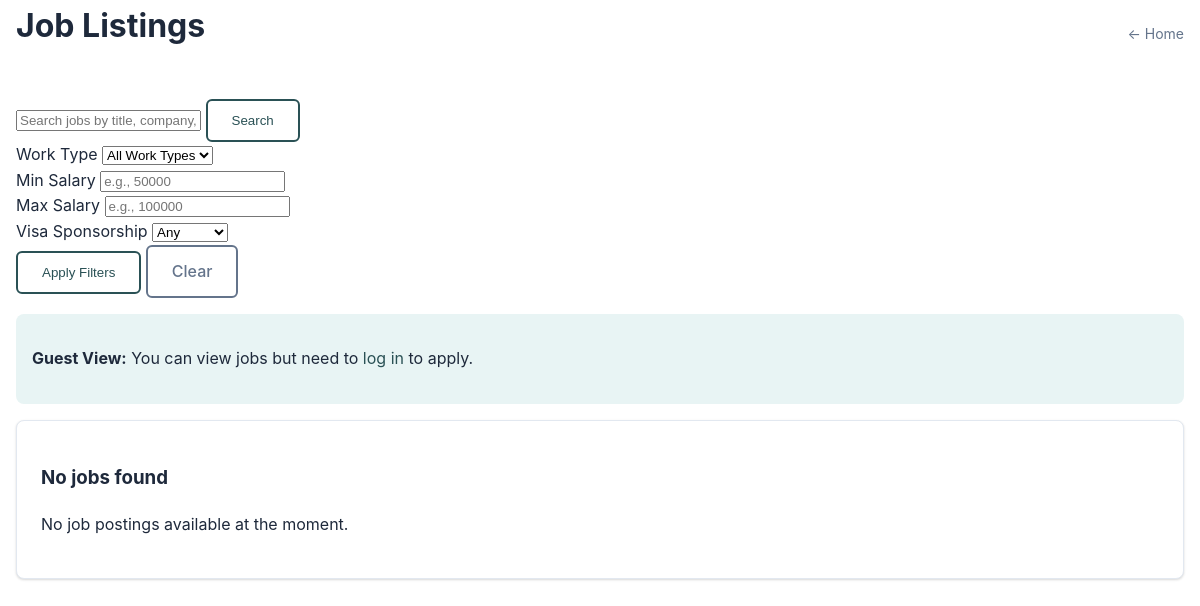
The app's page /jobs/, older data.
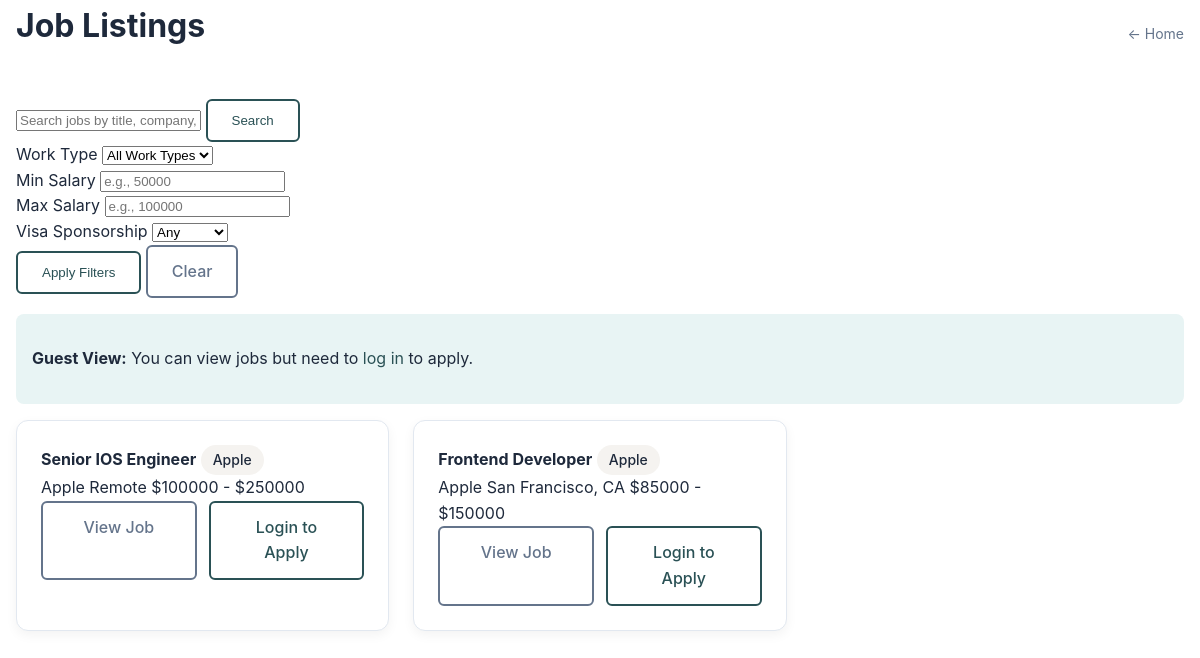
The same page, newer data.
### jobs/models.py (models this page shows, shortened)
class JobPosting(models.Model):
    id = models.AutoField(primary_key = True)
    title = models.CharField(max_length=100)
    description = models.TextField()
    skills_required = models.TextField()
    location = models.CharField(max_length=100)  # address string (used by the map)
    salary_min = models.DecimalField(max_digits=10, decimal_places=2)
    salary_max = models.DecimalField(max_digits=10, decimal_places=2)
    remote = models.BooleanField(default=False)
    visa_sponsorship = models.BooleanField(default=False)
    recruiter = models.ForeignKey('accounts.Recruiter', on_delete=models.CASCADE)
    is_draft = models.BooleanField(default=False)
    is_closed = models.BooleanField(default=False)
    created_at = models.DateTimeField(auto_now_add=True, null=True, blank=True)
    updated_at = models.DateTimeField(auto_now=True, null=True, blank=True)

### accounts/models.py (models this page shows, shortened)
class Recruiter(models.Model):
    user = models.OneToOneField('auth.User', on_delete=models.CASCADE,
                                primary_key=True)
    first_name = models.CharField(max_length=30)
    last_name = models.CharField(max_length=30)
    company_name = models.CharField(max_length=50, blank=True, null=True)
    location = models.CharField(max_length=100, blank=True, null=True)

### jobs/views.py (the view, shortened to what this page needs)
# urls.py: path('', views.index, name = 'accounts.index'),
def index(request):
    search_term = request.GET.get('search')
    work_type = request.GET.get('work_type')
    location = request.GET.get('location')
    salary_min = request.GET.get('salary_min')
    salary_max = request.GET.get('salary_max')
    visa_sponsorship = request.GET.get('visa_sponsorship')
    my_jobs = request.GET.get('my_jobs')  # Filter for recruiter's own jobs
    job_postings = JobPosting.objects.filter(is_draft=False, is_closed=False)
    if search_term:
        job_postings = job_postings.filter(
            models.Q(title__icontains=search_term) |
            models.Q(recruiter__company_name__icontains=search_term) |
            models.Q(skills_required__icontains=search_term)
        )
    if work_type == 'remote':
        job_postings = job_postings.filter(remote=True)
    elif work_type == 'onsite':
        job_postings = job_postings.filter(remote=False)
    elif work_type == 'hybrid':
        pass  # No additional filtering needed
    if location and work_type in ['onsite', 'hybrid']:
        job_postings = job_postings.filter(location__icontains=location)
    if salary_min:
        try:
            job_postings = job_postings.filter(salary_max__gte=float(salary_min))
        except ValueError:
            pass
    if salary_max:
        try:
            job_postings = job_postings.filter(salary_min__lte=float(salary_max))
        except ValueError:
            pass
    if visa_sponsorship == 'true':
        job_postings = job_postings.filter(visa_sponsorship=True)
    user_type = None
    applied_job_ids = []
    template_data = {
        'title': 'HireMap - Jobs',
        'job_postings': job_postings,
        'user_type': user_type,
        'search_term': search_term,
        'work_type': work_type,
        'location': location,
        'applied_job_ids': applied_job_ids,
        'my_jobs': my_jobs == 'true' if my_jobs else False
    }
    return render(request, 'jobs/index.html', {'template_data': template_data})

### jobs/templates/jobs/index.html (shortened to what the changed rows need)
{% extends 'base.html' %}
{% block content %}
{% load static %}
<link rel="stylesheet" type="text/css" href="{% static 'css/jobs.css' %}">
<div class="container">
  <div class="page-head">
    <h2 class="page-title">Job Listings</h2>
  </div>
  {% if template_data.job_postings %}
    <div class="jobs-grid">
      {% for job in template_data.job_postings %}
        <div class="job-card">
          <div class="job-card-top">
            <strong>{{ job.title }}</strong>
            <span class="badge">{{ job.recruiter.company_name }}</span>
          </div>
          <div class="job-meta">
            <span>{{ job.recruiter.company_name }}</span>
            <span>{% if job.remote %}Remote{% else %}{{ job.location }}{% endif %}</span>
            <span>${{ job.salary_min|floatformat:0 }} - ${{ job.salary_max|floatformat:0 }}</span>
          </div>
          <div class="job-actions">
            <a class="btn secondary" href="{% url 'jobs:jobs.detail' job.id %}">View Job</a>
            {% if template_data.user_type == 'applicant' %}
              {% if job.id in template_data.applied_job_ids %}
                <span class="btn applied-btn">✅ Applied</span>
              {% else %}
                <button class="btn quick-apply-btn" data-job-id="{{ job.id }}" data-job-title="{{ job.title }}" onclick="openQuickApply('{{ job.id }}', '{{ job.title }}')">Quick Apply</button>
              {% endif %}
            {% elif template_data.user_type == 'recruiter' %}
              <span class="btn disabled">View Only</span>
            {% elif not user.is_authenticated %}
              <a class="btn" href="{% url 'accounts:accounts.login' %}">Login to Apply</a>
            {% endif %}
          </div>
        </div>
      {% endfor %}
    </div>
  {% else %}
    <div class="card">
      <h3>No jobs found</h3>
      <p>{% if template_data.search_term %}No jobs match your search criteria.{% else %}No job postings available at the moment.{% endif %}</p>
    </div>
  {% endif %}
  </div>
{% endblock content %}

Row changes from the older to the newer data that the page shows:
added JobPosting: title "Senior IOS Engineer", recruiter.company_name "Apple", remote "Remote", salary_min "100000", salary_max "250000"
added JobPosting: title "Frontend Developer", recruiter.company_name "Apple", location "San Francisco, CA", salary_min "85000", salary_max "150000"
Text that changed along with them:
text no longer shown: "No jobs found No job postings available at the moment."
